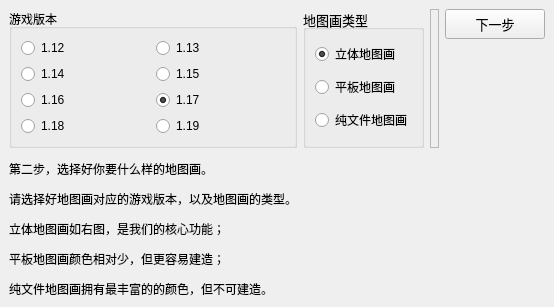
      <widget class="QWidget" name="PageType">
       <layout class="QGridLayout" name="gridLayout_3" rowstretch="0,0,0">
        <property name="leftMargin">
         <number>9</number>
        </property>
        <property name="topMargin">
         <number>9</number>
        </property>
        <property name="rightMargin">
         <number>9</number>
        </property>
        <property name="bottomMargin">
         <number>9</number>
        </property>
        <item row="2" column="0">
         <widget class="QLabel" name="label_8">
          <property name="sizePolicy">
           <sizepolicy hsizetype="Minimum" vsizetype="Expanding">
            <horstretch>0</horstretch>
            <verstretch>0</verstretch>
           </sizepolicy>
          </property>
          <property name="font">
           <font/>
          </property>
          <property name="styleSheet">
           <string notr="true">backgroundcolor: rgb(255, 255, 255);</string>
          </property>
          <property name="text">
           <string>&lt;html&gt;&lt;head/&gt;&lt;body&gt;&lt;p align=&quot;justify&quot;&gt;第二步，选择好你要什么样的地图画。&lt;/p&gt;&lt;p align=&quot;justify&quot;&gt;请选择好地图画对应的游戏版本，以及地图画的类型。&lt;/p&gt;&lt;p align=&quot;justify&quot;&gt;立体地图画如右图，是我们的核心功能；&lt;/p&gt;&lt;p align=&quot;justify&quot;&gt;平板地图画颜色相对少，但更容易建造；&lt;/p&gt;&lt;p align=&quot;justify&quot;&gt;纯文件地图画拥有最丰富的的颜色，但不可建造。&lt;/p&gt;&lt;/body&gt;&lt;/html&gt;</string>
          </property>
          <property name="wordWrap">
           <bool>true</bool>
          </property>
         </widget>
        </item>
        <item row="0" column="3">
         <layout class="QVBoxLayout" name="verticalLayout_7">
          <item>
           <widget class="QPushButton" name="NextPage2">
            <property name="enabled">
             <bool>true</bool>
            </property>
            <property name="sizePolicy">
             <sizepolicy hsizetype="Fixed" vsizetype="Fixed">
              <horstretch>0</horstretch>
              <verstretch>0</verstretch>
             </sizepolicy>
            </property>
            <property name="minimumSize">
             <size>
              <width>100</width>
              <height>30</height>
             </size>
            </property>
            <property name="maximumSize">
             <size>
              <width>100</width>
              <height>30</height>
             </size>
            </property>
            <property name="font">
             <font>
              <pointsize>10</pointsize>
             </font>
            </property>
            <property name="text">
             <string>下一步</string>
            </property>
           </widget>
          </item>
          <item>
           <spacer name="verticalSpacer">
            <property name="orientation">
             <enum>Qt::Vertical</enum>
            </property>
            <property name="sizeHint" stdset="0">
             <size>
              <width>20</width>
              <height>40</height>
             </size>
            </property>
           </spacer>
          </item>
         </layout>
        </item>
        <item row="0" column="0">
         <widget class="QGroupBox" name="BoxGameVersion">
          <property name="sizePolicy">
           <sizepolicy hsizetype="Minimum" vsizetype="Minimum">
            <horstretch>0</horstretch>
            <verstretch>0</verstretch>
           </sizepolicy>
          </property>
          <property name="font">
           <font>
            <pointsize>9</pointsize>
           </font>
          </property>
          <property name="title">
           <string>游戏版本</string>
          </property>
          <layout class="QGridLayout" name="gridLayout_10">
           <item row="1" column="1">
            <widget class="QRadioButton" name="isGame15">
             <property name="font">
              <font>
               <pointsize>9</pointsize>
              </font>
             </property>
             <property name="text">
              <string notr="true">1.15</string>
             </property>
             <property name="checked">
              <bool>false</bool>
             </property>
            </widget>
           </item>
           <item row="3" column="0">
            <widget class="QRadioButton" name="isGame16">
             <property name="font">
              <font>
               <pointsize>9</pointsize>
              </font>
             </property>
             <property name="text">
              <string notr="true">1.16</string>
             </property>
             <property name="checked">
              <bool>false</bool>
             </property>
            </widget>
           </item>
           <item row="3" column="1">
            <widget class="QRadioButton" name="isGame17">
             <property name="enabled">
              <bool>true</bool>
             </property>
             <property name="font">
              <font/>
             </property>
             <property name="text">
              <string notr="true">1.17</string>
             </property>
             <property name="checked">
              <bool>true</bool>
             </property>
            </widget>
           </item>
           <item row="0" column="1">
            <widget class="QRadioButton" name="isGame13">
             <property name="font">
              <font/>
             </property>
             <property name="text">
              <string notr="true">1.13</string>
             </property>
            </widget>
           </item>
           <item row="0" column="0">
            <widget class="QRadioButton" name="isGame12">
             <property name="font">
              <font/>
             </property>
             <property name="text">
              <string notr="true">1.12</string>
             </property>
            </widget>
           </item>
           <item row="1" column="0">
            <widget class="QRadioButton" name="isGame14">
             <property name="font">
              <font/>
             </property>
             <property name="text">
              <string notr="true">1.14</string>
             </property>
            </widget>
           </item>
           <item row="4" column="0">
            <widget class="QRadioButton" name="isGame18">
             <property name="text">
              <string>1.18</string>
             </property>
            </widget>
           </item>
           <item row="4" column="1">
            <widget class="QRadioButton" name="isGame19">
             <property name="text">
              <string>1.19</string>
             </property>
            </widget>
           </item>
          </layout>
         </widget>
        </item>
        <item row="0" column="2">
         <widget class="QLabel" name="IntroType">
          <property name="sizePolicy">
           <sizepolicy hsizetype="Expanding" vsizetype="Preferred">
            <horstretch>0</horstretch>
            <verstretch>0</verstretch>
           </sizepolicy>
          </property>
          <property name="frameShape">
           <enum>QFrame::StyledPanel</enum>
          </property>
          <property name="text">
           <string/>
          </property>
          <property name="wordWrap">
           <bool>true</bool>
          </property>
         </widget>
        </item>
        <item row="1" column="1" rowspan="2" colspan="3">
         <widget class="QLabel" name="label_11">
          <property name="sizePolicy">
           <sizepolicy hsizetype="Expanding" vsizetype="Expanding">
            <horstretch>0</horstretch>
            <verstretch>0</verstretch>
           </sizepolicy>
          </property>
          <property name="text">
           <string/>
          </property>
          <property name="pixmap">
           <pixmap resource="Pics.qrc">:/new/Pic/BG3.png</pixmap>
          </property>
          <property name="scaledContents">
           <bool>true</bool>
          </property>
         </widget>
        </item>
        <item row="0" column="1">
         <widget class="QGroupBox" name="BoxMapType">
          <property name="sizePolicy">
           <sizepolicy hsizetype="Minimum" vsizetype="Minimum">
            <horstretch>0</horstretch>
            <verstretch>0</verstretch>
           </sizepolicy>
          </property>
          <property name="font">
           <font>
            <pointsize>10</pointsize>
           </font>
          </property>
          <property name="title">
           <string>地图画类型</string>
          </property>
          <layout class="QVBoxLayout" name="verticalLayout_5">
           <item>
            <widget class="QRadioButton" name="isMapSurvival">
             <property name="font">
              <font>
               <pointsize>9</pointsize>
              </font>
             </property>
             <property name="text">
              <string>立体地图画</string>
             </property>
             <property name="checked">
              <bool>true</bool>
             </property>
            </widget>
           </item>
           <item>
            <widget class="QRadioButton" name="isMapFlat">
             <property name="font">
              <font>
               <pointsize>9</pointsize>
              </font>
             </property>
             <property name="text">
              <string>平板地图画</string>
             </property>
            </widget>
           </item>
           <item>
            <widget class="QRadioButton" name="isMapCreative">
             <property name="font">
              <font>
               <pointsize>9</pointsize>
              </font>
             </property>
             <property name="text">
              <string>纯文件地图画</string>
             </property>
            </widget>
           </item>
          </layout>
         </widget>
        </item>
       </layout>
      </widget>
